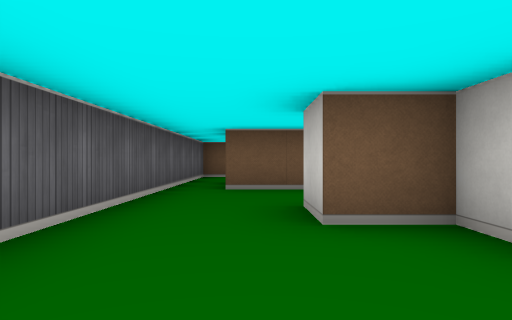
View 1 (above)

16 first-person views from a walk through a cub3D level. The camera is about half as high as the walls, looks level and sees 75° across. The floor is counted in squares. Each view is taken from the middle of a square. On the plan, view 1 faces up. The plan holds only what a view shows up to about 9 squares ahead; the rest is blank.

View 2
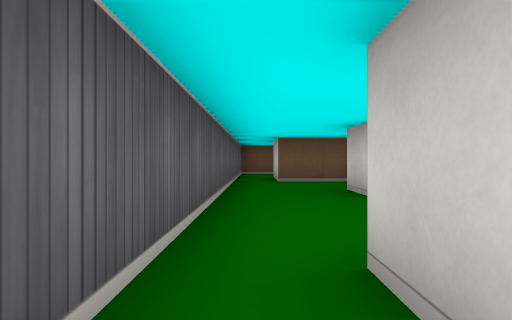

View 3
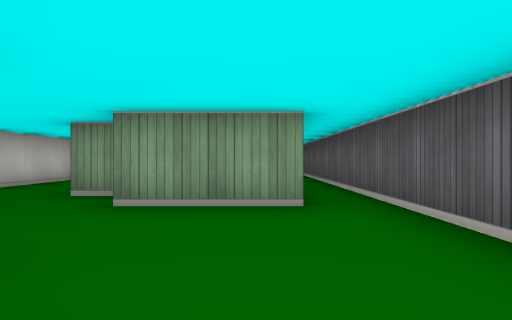

View 4
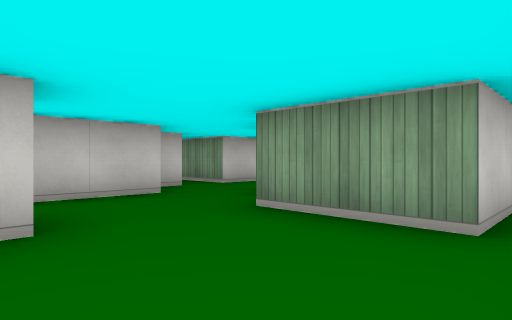

View 5
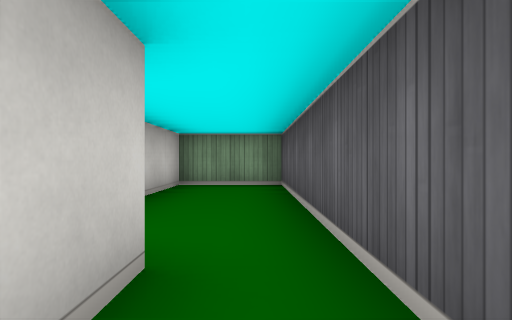

View 6
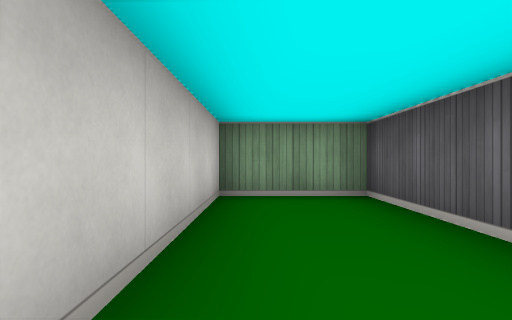

View 7
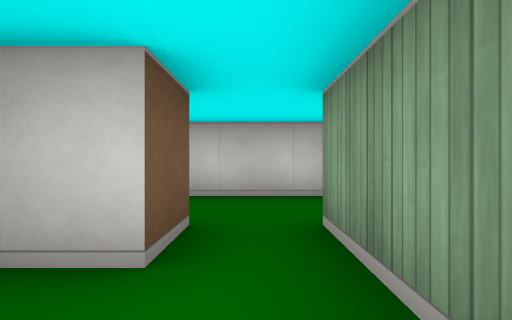

View 8
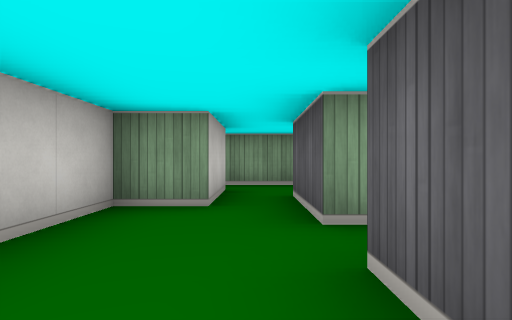

View 9
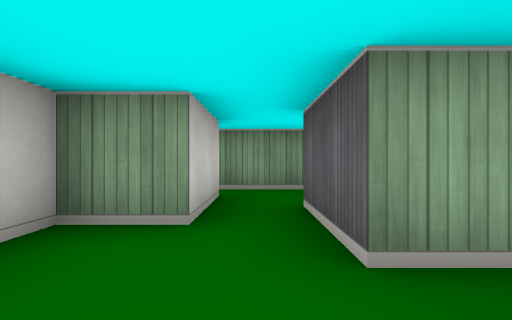

View 10
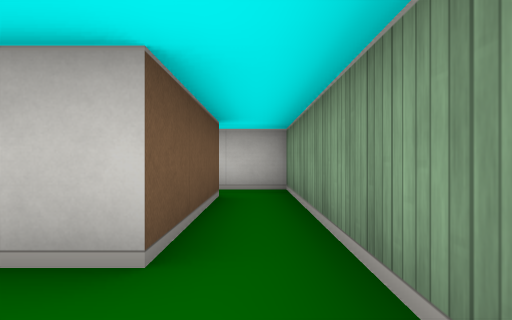

View 11
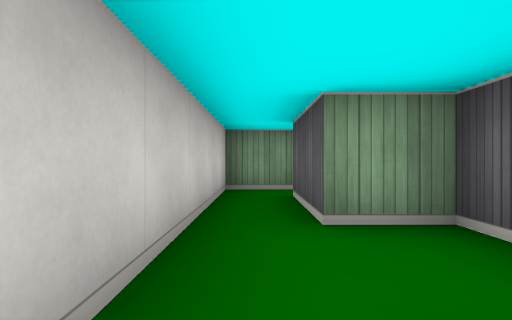

View 12
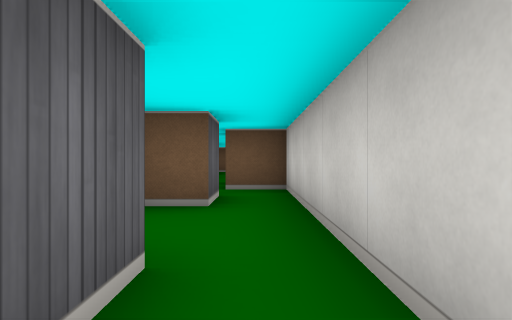

View 13
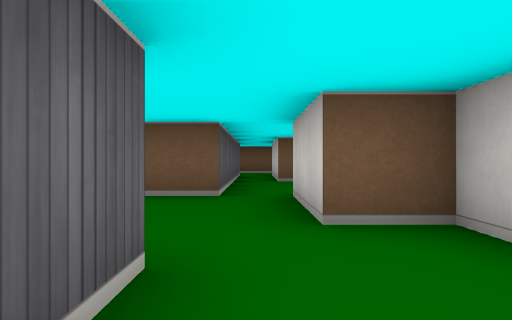

View 14
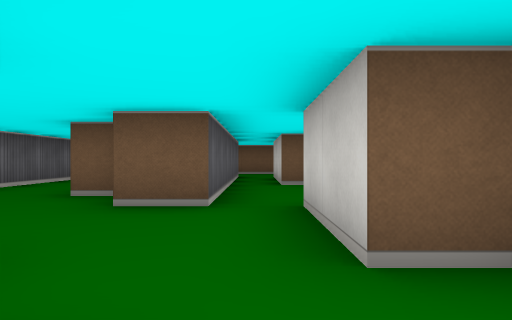

View 15
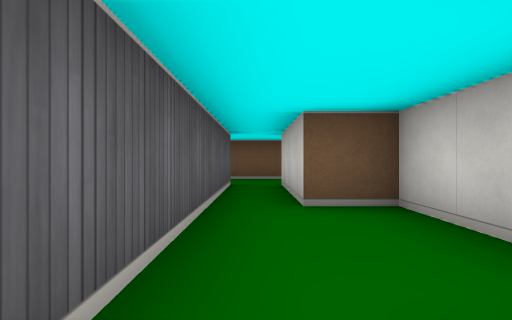

View 16
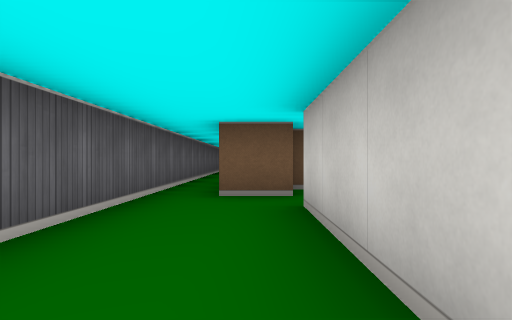

### Floor plan
Ten units are one square. View 1 is at (0, 0); x grows to the right and y downward. Boxes are objects, and circles mark ways between rooms. Rooms are numbered by the first view taken in them; rooms with no view inside come last. Other rooms are left out.
<svg viewBox="-20 -85 100 175">
<path fill="none" stroke="#000" d="M25 -15 15 -15 15 -25 5 -25 5 -35M-5 5 15 5M19 15 25 15 25 35M45 15 45 5 35 5 35 -15M11 -55 -5 -55 -5 -68M45 35 45 25 61 25M-15 -75 -15 5M5 35 -5 35 -5 5M25 35 15 35 15 28M-15 5 -15 85 5 85 5 45 25 45M21 85 75 85 75 55M25 55 25 65M65 55 65 75 35 75 35 55M65 25 65 35 58 35M75 55 75 25M55 49 55 55 65 55M45 -29 45 -45 35 -45 35 -74M25 -75 25 -15M25 45 25 55M35 55 45 55 45 35"/>
<circle cx="-10" cy="10" r="3" fill="#2a7"/>
<circle cx="30" cy="-10" r="3" fill="#2a7"/>
<circle cx="35" cy="30" r="3" fill="#2a7"/>
<circle cx="20" cy="40" r="3" fill="#2a7"/>
<circle cx="70" cy="60" r="3" fill="#2a7"/>
<circle cx="30" cy="60" r="3" fill="#2a7"/>
<text x="10" y="-10">1</text>
<text x="0" y="50">2</text>
<text x="40" y="80">3</text>
<text x="70" y="40">4</text>
<text x="30" y="-40">5</text>
<text x="30" y="40">6</text>
</svg>
Room 1 opens to room 2. Room 1 opens to room 5. Room 1 opens to room 6. Room 2 opens to room 6. Room 3 opens to room 4. Room 3 opens to room 6.

Where each view was taken, in squares from view 1:
view 1: 0 up, 0 right, facing up
view 2: 2 down, 1 left, facing up
view 3: 3 up, 0 right, facing down
view 4: 2 up, 1 left, facing down-right
view 5: 2 down, 1 left, facing down
view 6: 4 down, 0 right, facing down
view 7: 4 down, 0 right, facing right
view 8: 2 down, 3 right, facing down
view 9: 3 down, 3 right, facing down
view 10: 8 down, 2 right, facing right
view 11: 3 down, 7 right, facing down
view 12: 7 down, 7 right, facing up
view 13: 3 down, 3 right, facing up
view 14: 2 down, 3 right, facing up
view 15: 1 up, 3 right, facing up
view 16: 8 down, 0 right, facing up
